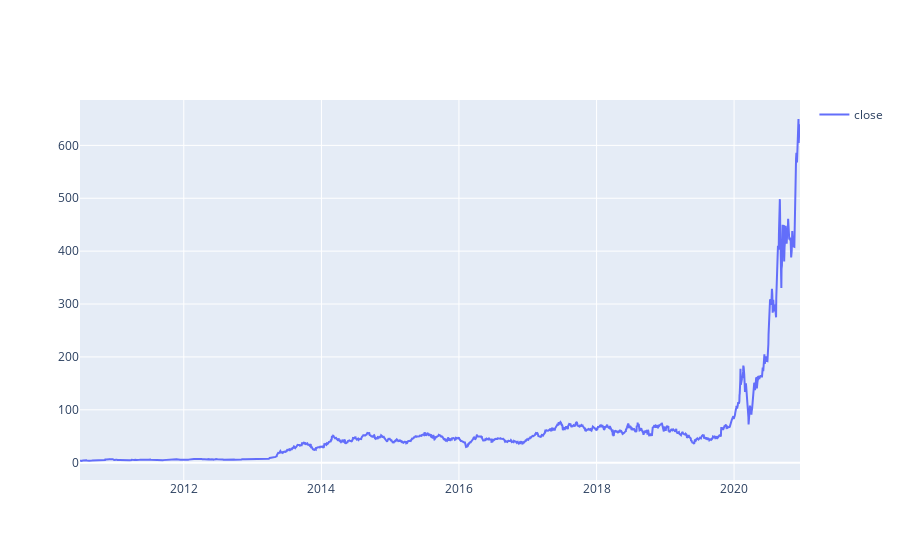

Notebook cell for this chart:
### Code cell
pd.options.mode.chained_assignment = None
import seaborn as sns
from matplotlib.pylab import rcParams
import matplotlib.pyplot as plt
import plotly.express as px
import plotly.graph_objects as go

fig = go.Figure()
fig.add_trace(go.Scatter(x=df.Date, y=df.Close,
                    mode='lines',
                    name='close'))
fig.update_layout(showlegend=True)
fig.show()

### Figure 1 — Plotly figure (JSON) as saved in the notebook; plotly's stock layout.template omitted (floating-point values rounded to 4 significant figures; data arrays with more than 128 entries replaced by an {"elided": "..."} marker saying what was removed)
{"data": [{"mode": "lines", "name": "close", "type": "scatter", "x": {"elided": "2637 str values"}, "y": {"elided": "2637 float values"}}], "layout": {"showlegend": true}}
